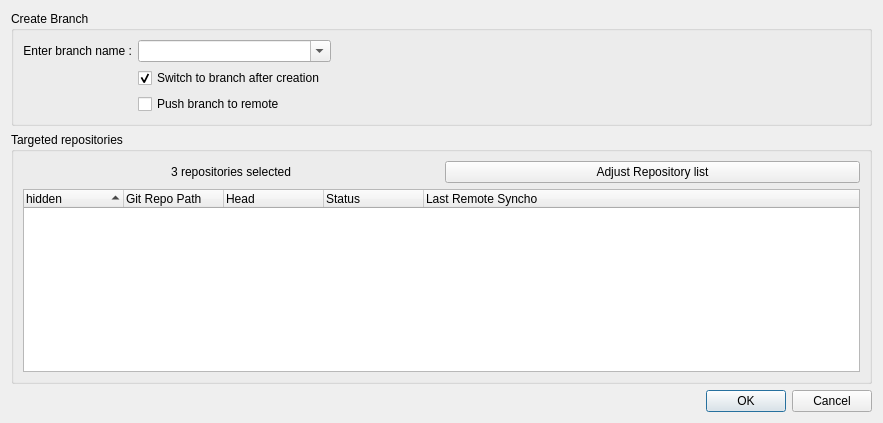
<?xml version="1.0" encoding="UTF-8"?>
<ui version="4.0">
 <class>GitCreateBranch</class>
 <widget class="QDialog" name="GitCreateBranch">
  <property name="geometry">
   <rect>
    <x>0</x>
    <y>0</y>
    <width>883</width>
    <height>423</height>
   </rect>
  </property>
  <property name="windowTitle">
   <string>Git Create branch</string>
  </property>
  <layout class="QVBoxLayout" name="verticalLayout_2">
   <item>
    <widget class="QGroupBox" name="groupBox">
     <property name="title">
      <string>Create Branch</string>
     </property>
     <layout class="QGridLayout" name="gridLayout">
      <item row="0" column="3">
       <spacer name="horizontalSpacer_2">
        <property name="orientation">
         <enum>Qt::Horizontal</enum>
        </property>
        <property name="sizeType">
         <enum>QSizePolicy::Preferred</enum>
        </property>
        <property name="sizeHint" stdset="0">
         <size>
          <width>554</width>
          <height>20</height>
         </size>
        </property>
       </spacer>
      </item>
      <item row="1" column="1">
       <widget class="QCheckBox" name="checkBoxSwitchBranch">
        <property name="sizePolicy">
         <sizepolicy hsizetype="Expanding" vsizetype="Fixed">
          <horstretch>3</horstretch>
          <verstretch>0</verstretch>
         </sizepolicy>
        </property>
        <property name="text">
         <string>Switch to branch after creation</string>
        </property>
        <property name="checked">
         <bool>true</bool>
        </property>
       </widget>
      </item>
      <item row="0" column="0">
       <widget class="QLabel" name="label">
        <property name="text">
         <string>Enter branch name :</string>
        </property>
        <property name="alignment">
         <set>Qt::AlignRight|Qt::AlignTrailing|Qt::AlignVCenter</set>
        </property>
       </widget>
      </item>
      <item row="0" column="1" colspan="2">
       <widget class="QComboBox" name="comboBoxBranchName">
        <property name="sizePolicy">
         <sizepolicy hsizetype="MinimumExpanding" vsizetype="Fixed">
          <horstretch>3</horstretch>
          <verstretch>0</verstretch>
         </sizepolicy>
        </property>
        <property name="font">
         <font>
          <family>Consolas</family>
         </font>
        </property>
        <property name="editable">
         <bool>true</bool>
        </property>
       </widget>
      </item>
      <item row="1" column="3">
       <spacer name="horizontalSpacer_3">
        <property name="orientation">
         <enum>Qt::Horizontal</enum>
        </property>
        <property name="sizeType">
         <enum>QSizePolicy::Preferred</enum>
        </property>
        <property name="sizeHint" stdset="0">
         <size>
          <width>554</width>
          <height>20</height>
         </size>
        </property>
       </spacer>
      </item>
      <item row="2" column="1">
       <widget class="QCheckBox" name="checkBoxPushToRemote">
        <property name="sizePolicy">
         <sizepolicy hsizetype="Expanding" vsizetype="Fixed">
          <horstretch>3</horstretch>
          <verstretch>0</verstretch>
         </sizepolicy>
        </property>
        <property name="text">
         <string>Push branch to remote</string>
        </property>
       </widget>
      </item>
     </layout>
    </widget>
   </item>
   <item>
    <widget class="QGroupBox" name="groupBox_2">
     <property name="title">
      <string>Targeted repositories</string>
     </property>
     <layout class="QVBoxLayout" name="verticalLayout">
      <item>
       <layout class="QHBoxLayout" name="horizontalLayout">
        <item>
         <widget class="QLabel" name="labelRepoSelected">
          <property name="sizePolicy">
           <sizepolicy hsizetype="Preferred" vsizetype="Preferred">
            <horstretch>1</horstretch>
            <verstretch>0</verstretch>
           </sizepolicy>
          </property>
          <property name="text">
           <string>3 repositories selected</string>
          </property>
          <property name="alignment">
           <set>Qt::AlignCenter</set>
          </property>
         </widget>
        </item>
        <item>
         <widget class="QPushButton" name="pushButtonAdjustRepoList">
          <property name="sizePolicy">
           <sizepolicy hsizetype="Minimum" vsizetype="Fixed">
            <horstretch>1</horstretch>
            <verstretch>0</verstretch>
           </sizepolicy>
          </property>
          <property name="text">
           <string>Adjust Repository list</string>
          </property>
         </widget>
        </item>
       </layout>
      </item>
      <item>
       <widget class="MgRepoTree" name="treeWidgetRepoList">
        <property name="alternatingRowColors">
         <bool>true</bool>
        </property>
        <property name="selectionMode">
         <enum>QAbstractItemView::ExtendedSelection</enum>
        </property>
        <property name="rootIsDecorated">
         <bool>false</bool>
        </property>
        <property name="uniformRowHeights">
         <bool>true</bool>
        </property>
        <property name="itemsExpandable">
         <bool>false</bool>
        </property>
        <property name="sortingEnabled">
         <bool>true</bool>
        </property>
        <column>
         <property name="text">
          <string>hidden</string>
         </property>
        </column>
        <column>
         <property name="text">
          <string>Git Repo Path</string>
         </property>
        </column>
        <column>
         <property name="text">
          <string>Head</string>
         </property>
        </column>
        <column>
         <property name="text">
          <string>Status</string>
         </property>
        </column>
        <column>
         <property name="text">
          <string>Last Remote Syncho</string>
         </property>
        </column>
       </widget>
      </item>
     </layout>
    </widget>
   </item>
   <item>
    <layout class="QHBoxLayout" name="horizontalLayout_4">
     <item>
      <widget class="QDialogButtonBox" name="buttonBox">
       <property name="orientation">
        <enum>Qt::Horizontal</enum>
       </property>
       <property name="standardButtons">
        <set>QDialogButtonBox::Cancel|QDialogButtonBox::Ok</set>
       </property>
      </widget>
     </item>
    </layout>
   </item>
  </layout>
 </widget>
 <customwidgets>
  <customwidget>
   <class>MgRepoTree</class>
   <extends>QTreeWidget</extends>
   <header>src.mg_repo_tree</header>
  </customwidget>
 </customwidgets>
 <tabstops>
  <tabstop>comboBoxBranchName</tabstop>
  <tabstop>checkBoxSwitchBranch</tabstop>
  <tabstop>checkBoxPushToRemote</tabstop>
  <tabstop>pushButtonAdjustRepoList</tabstop>
  <tabstop>treeWidgetRepoList</tabstop>
 </tabstops>
 <resources/>
 <connections>
  <connection>
   <sender>buttonBox</sender>
   <signal>accepted()</signal>
   <receiver>GitCreateBranch</receiver>
   <slot>accept()</slot>
   <hints>
    <hint type="sourcelabel">
     <x>248</x>
     <y>254</y>
    </hint>
    <hint type="destinationlabel">
     <x>157</x>
     <y>274</y>
    </hint>
   </hints>
  </connection>
  <connection>
   <sender>buttonBox</sender>
   <signal>rejected()</signal>
   <receiver>GitCreateBranch</receiver>
   <slot>reject()</slot>
   <hints>
    <hint type="sourcelabel">
     <x>316</x>
     <y>260</y>
    </hint>
    <hint type="destinationlabel">
     <x>286</x>
     <y>274</y>
    </hint>
   </hints>
  </connection>
 </connections>
</ui>
